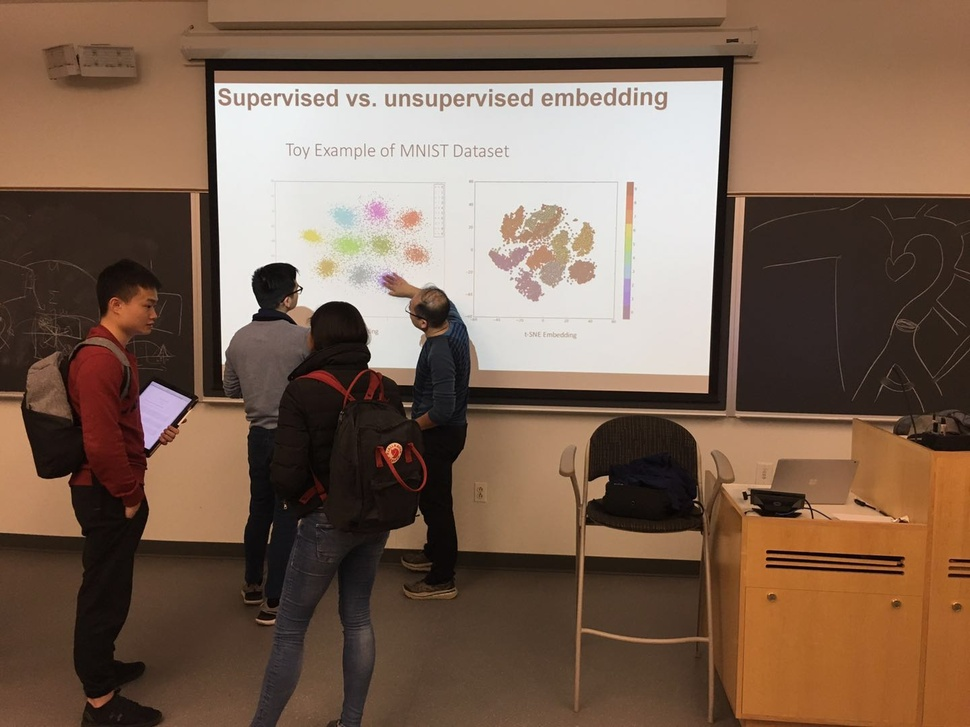
#> input picture 1L.jpg, 970 x 727 px, shrunk from 1440 x 1080 before the run
$ python team_miv_wrapper.py
#> lines starting #> are read from the running program, lines starting #| are printed output that depends on the picture
### helpers.py
'''
  File name: helpers.py
  Author: Matt Lisle
  Date created: 10/24/18
'''


def rgb2gray(rgb):
    import numpy as np
    return np.dot(rgb[...,:3], [0.299, 0.587, 0.114])


def interp2(v, xq, yq):
	import numpy as np
	import pdb


	if len(xq.shape) == 2 or len(yq.shape) == 2:
		dim_input = 2
		q_h = xq.shape[0]
		q_w = xq.shape[1]
		xq = xq.flatten()
		yq = yq.flatten()

	h = v.shape[0]
	w = v.shape[1]
	if xq.shape != yq.shape:
		raise 'query coordinates Xq Yq should have same shape'


	x_floor = np.floor(xq).astype(np.int32)
	y_floor = np.floor(yq).astype(np.int32)
	x_ceil = np.ceil(xq).astype(np.int32)
	y_ceil = np.ceil(yq).astype(np.int32)

	x_floor[x_floor<0] = 0
	y_floor[y_floor<0] = 0
	x_ceil[x_ceil<0] = 0
	y_ceil[y_ceil<0] = 0

	x_floor[x_floor>=w-1] = w-1
	y_floor[y_floor>=h-1] = h-1
	x_ceil[x_ceil>=w-1] = w-1
	y_ceil[y_ceil>=h-1] = h-1

	v1 = v[y_floor, x_floor]
	v2 = v[y_floor, x_ceil]
	v3 = v[y_ceil, x_floor]
	v4 = v[y_ceil, x_ceil]

	lh = yq - y_floor
	lw = xq - x_floor
	hh = 1 - lh
	hw = 1 - lw

	w1 = hh * hw
	w2 = hh * lw
	w3 = lh * hw
	w4 = lh * lw

	interp_val = v1 * w1 + w2 * v2 + w3 * v3 + w4 * v4

	if dim_input == 2:
		return interp_val.reshape(q_h,q_w)
	return interp_val


# [54 lines left out: functions warp_image, inlier_cost_func, not called in this run]

### corner_detector.py
'''
  File name: corner_detector.py
  Author:
  Date created:
'''

'''
  File clarification:
    Detects corner features in an image. You can probably find free “harris” corner detector on-line,
    and you are allowed to use them.
    - Input img: H × W matrix representing the gray scale input image.
    - Output cimg: H × W matrix representing the corner metric matrix.
'''

def corner_detector(img):
	import numpy as np
	from skimage.feature import corner_harris

	img = np.pad(img, ((20, 20), (20, 20)), mode="symmetric")
	cimg = corner_harris(img, k=0.02, sigma=1.4)
	return cimg[20:-20, 20:-20]

### anms.py
'''
  File name: anms.py
  Author:
  Date created:
'''

'''
  File clarification:
    Implement Adaptive Non-Maximal Suppression. The goal is to create an uniformly distributed
    points given the number of feature desired:
    - Input cimg: H × W matrix representing the corner metric matrix.
    - Input max_pts: the number of corners desired.
    - Outpuy x: N × 1 vector representing the column coordinates of corners.
    - Output y: N × 1 vector representing the row coordinates of corners.
    - Output rmax: suppression radius used to get max pts corners.
'''


def anms(cimg, max_pts):
  import numpy as np
  from time import time
  from scipy import signal

  # Initialize array of minimum radii
  minimum_r = np.ones(cimg.shape)

  # Will be needing these later
  h, w = cimg.shape

  # ---------- Part 1: Find points that are local maxima --------- #
  # Define 4 kernels that will allow us to compare to 4-nearest pixel neighbors
  # Switched from 0.9 to 1 and got better performance
  left  = np.array([ 0, 1, -1]).reshape(1, 3)
  right = np.array([-1, 1,  0]).reshape(1, 3)
  up    = np.array([ 0, 1, -1]).reshape(3, 1)
  down  = np.array([-1, 1,  0]).reshape(3, 1)

  # Generate comparison array, one array along 0th dim for each neighbor
  comps = np.zeros((4, h, w))
  comps[0:, ...] = signal.convolve2d(cimg,  left, mode="same")
  comps[1:, ...] = signal.convolve2d(cimg, right, mode="same")
  comps[2:, ...] = signal.convolve2d(cimg,    up, mode="same")
  comps[3:, ...] = signal.convolve2d(cimg,  down, mode="same")

  # Use comps to create 2d array of local maxima
  max_locs = np.all(comps > 0, axis=0)

  # ---------- Part 2: Loop through all points and find radii ---------- #
  # Initialize x and y with locations where points clear 4 nearest neighbors
  y, x = np.where(max_locs)
  values = cimg[max_locs]

  # Debugging print statement
  total = cimg.shape[0] * cimg.shape[1]
  maxes = len(values)
  print("%d maxima from %d points" % (maxes, total))

  # Sort these values in decreasing order
  sorter = np.argsort(-values)
  x = x[sorter]
  y = y[sorter]
  values = values[sorter]

  # Initialize array of radii for each interest point, already know value for first pt
  radii = np.zeros(len(values))
  radii[0] = np.nan_to_num(np.Inf)

  # Compute the Euclidean distance of every interest point to every other interest point
  # x1, x2 = np.meshgrid(x, x)
  # y1, y2 = np.meshgrid(y, y)
  # distances = np.abs(x1 - x2) + np.abs(y1 - y2)

  # Compute the Euclidean distance of every interest point to every other interest point
  distances = np.zeros(len(values))
  for i in range(1, len(values)):
    distances = np.sqrt(np.square(x[:i] - x[i]) + np.square(y[:i] - y[i]))
    radii[i] = np.amin(distances)

  # Take advantage of sorted order to ignore values less than the value of the interest point for each row
  # distances = np.triu(distances)

  # Finally, fill in the rest of the radii
  # radii[1:] = np.amin(distances, axis=0)[1:]

  # ---------- Part 3: Construct outputs based on max_pts ---------- #
  sorter = np.argsort(-radii)
  x = x[sorter]
  y = y[sorter]
  radii = radii[sorter]

  # If we've asked for more than we've got, let the user know
  if max_pts > len(x):
    print("Actual number of points: " + str(len(x)))
    rmax = radii[-1]

  # Otherwise cut out the fat and index the max radius
  else:
    x = x[:max_pts]
    y = y[:max_pts]
    rmax = radii[max_pts - 1]

  return x, y, rmax

### feat_desc.py
'''
  File name: feat_desc.py
  Author:
  Date created:
'''

'''
  File clarification:
    Extracting Feature Descriptor for each feature point. You should use the subsampled image around each point feature,
    just extract axis-aligned 8x8 patches. Note that it’s extremely important to sample these patches from the larger 40x40
    window to have a nice big blurred descriptor.
    - Input img: H × W matrix representing the gray scale input image.
    - Input x: N × 1 vector representing the column coordinates of corners.
    - Input y: N × 1 vector representing the row coordinates of corners.
    - Outpuy descs: 64 × N matrix, with column i being the 64 dimensional descriptor (8 × 8 grid linearized) computed at location (xi , yi) in img.
'''

def feat_desc(img, x, y):
  import numpy as np
  from helpers import interp2
  from scipy.ndimage import filters
  from scipy import signal

  # Initialize output array
  descs = np.zeros((64, len(x)))

  # Default meshgrid
  defx, defy = np.meshgrid(np.arange(-17.5, 22.5, 5), np.arange(-17.5, 22.5, 5))

  # Pad the img array so we can include the edge pixels in the 36 x 36 window
  padded = np.pad(img, ((18, 18), (18, 18)), mode="symmetric")  # may want to change the mode here if results are bad

  # Account for the padding in x and y of interest points
  x = x + 18
  y = y + 18

  # Create gaussian filtered image to sample from of size 5 x 5
  # filtered = filters.gaussian_filter(padded, sigma=1, mode="same", truncate=2)
  # G = signal.gaussian(25, 1).reshape(5, 5)
  # filtered = signal.convolve2d(padded, G, mode="same")
  filtered = padded

  # Get orientations of interest points for to rotate sampling window
  dx_img, dy_img = np.gradient(filtered, axis=(1, 0))
  ori = np.arctan2(dy_img, dx_img)
  ori[ori > np.pi] = ori[ori > np.pi] - np.pi
  ori[ori < 0] = ori[ori < 0] + np.pi

  # For plotting boxes and orientations around interest points
  boxes = np.zeros((5, 2, len(x)))
  oris = np.zeros((2, 2, len(x)))
  xcorners = np.array([0, -1, -1, 0, 0])
  ycorners = np.array([0, 0, -1, -1, 0])

  # Loop over all descriptors in descs
  for j in range(descs.shape[1]):

    # Create a rotation matrix by which we will rotate the meshgrid
    theta = -ori[y[j], x[j]]
    # if j == 0:
    #   print(theta, ori[y[j], x[j]], y[j], x[j])
    R = np.array([[np.cos(theta), np.sin(theta)], [-np.sin(theta), np.cos(theta)]])
    rotx, roty = np.einsum('ji, mni -> jmn', -R, np.dstack([defx, defy]))

    # Generate the 64 pixel locations in the form of a meshgrid
    thisx = rotx + x[j]
    thisy = roty + y[j]

    # For plotting boxes and orientations around interest points
    boxes[:, :, j] = np.dstack([thisx[xcorners, ycorners], thisy[xcorners, ycorners]]) - 18
    oris[:, :, j] = np.array([[x[j], x[j] + 50 * np.cos(-theta)], [y[j], y[j] + 50 * np.sin(-theta)]]) - 18
    # if j == 0:
    #   print(theta, oris[:,:,j])

    # Get the pixel values at those locations
    values = interp2(img, thisx, thisy)

    # Normalize the values to mu = 0, sigma = 1
    values = (values - np.mean(values)) / np.std(values)

    # Save the data into descs
    descs[:, j] = values.reshape(64)

  return descs, boxes, oris, ori

### team_miv_wrapper.py
'''
  File name:
  Author: Shiv, Matt
  Date created: 10/25/2018
'''

import numpy as np
from PIL import Image
import matplotlib.pyplot as plt
from helpers import rgb2gray
from corner_detector import corner_detector
from anms import anms
from feat_desc import feat_desc

path1 = "1L.jpg"
img1 = Image.open(path1)
#> img1 is the input picture: PIL image 970x727 RGB; mean R, G, B 123.4, 98.5, 81.5
img1 = np.array(img1)[..., :3]
gray1 = rgb2gray(img1)

max_pts = 50

cimg1 = corner_detector(gray1)
#> in corner_detector, `cimg = corner_harris(img, k=0.02, sigma=1.4)`:
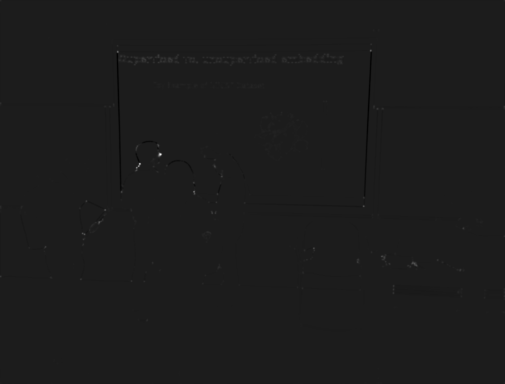
#> cimg: shape (767, 1010) float64 (shown at 1/2 size); min -2.54e+09, max 2.05e+10, mean 4269587.4; drawn with min black and max white
x1, y1, rmax1 = anms(cimg1, max_pts)
#> in anms, `y, x = np.where(max_locs)`:
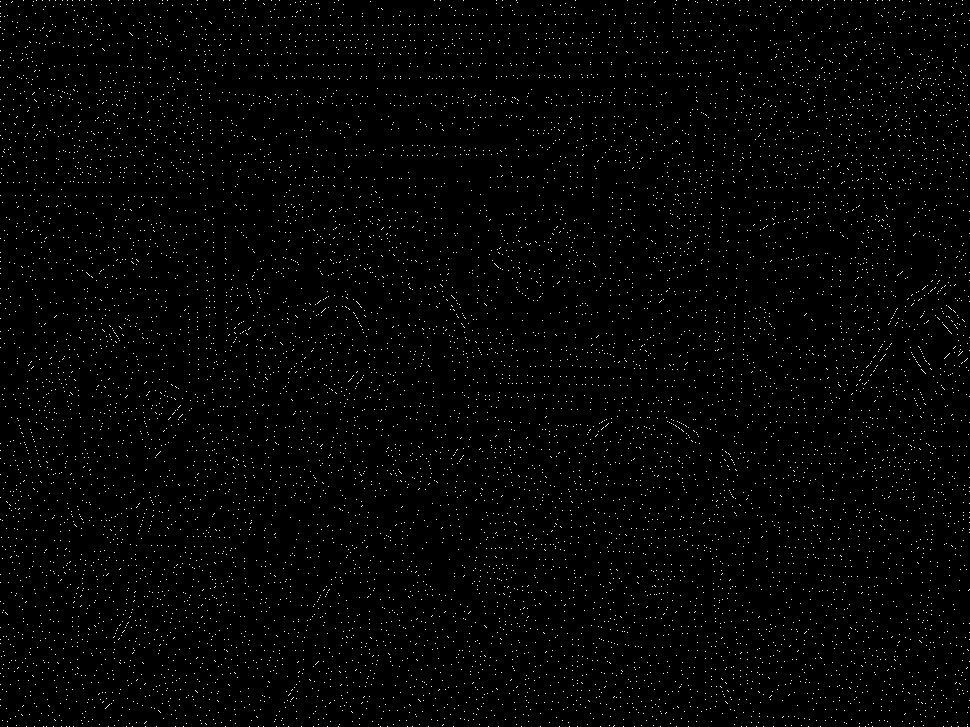
#> max_locs: shape (727, 970) bool; 1.5% white in thin lines or dots
#> in anms, `values = cimg[max_locs]`: values = 10870 values, max 2.05e+10 at index 4026, min -142343868 at index 8165, mean 67533325.3
#> in anms, `maxes = len(values)`: maxes = 10870
#| 10870 maxima from 705190 points
#> in anms, `sorter = np.argsort(-values)`: sorter = 10870 values, max 10869 at index 3296, min 0 at index 4333, mean 5434.5
#> in anms, `x = x[sorter]`: x = 10870 values, max 969 at index 732, min 0 at index 678, mean 484.1
#> in anms, `y = y[sorter]`: y = 10870 values, max 726 at index 629, min 0 at index 1268, mean 371.8
#> in anms, `values = values[sorter]`: values = 10870 values, max 2.05e+10 at index 0, min -142343868 at index 10869, mean 67533325.3
#> in anms, `radii = np.zeros(len(values))`: radii = 10870 values from 0 to 0
#> the loop in anms, `for i in range(1, len(values)):` made 10869 passes
#> distances on passes 1 to 3: [46.1], [50.12, 5.39], [55.07, 10, 5]
#> after the loop in anms, `for i in range(1, len(values)):`: radii = 10870 values, max 1.8e+308 at index 0, min 1.41 at index 22, mean 1.65e+304
#> in anms, `sorter = np.argsort(-radii)`: sorter = 10870 values, max 10869 at index 8996, min 0 at index 0, mean 5434.5
#> in anms, `x = x[sorter]`: x = 10870 values, max 969 at index 49, min 0 at index 57, mean 484.1
#> in anms, `y = y[sorter]`: y = 10870 values, max 726 at index 10, min 0 at index 73, mean 371.8
#> in anms, `radii = radii[sorter]`: radii = 10870 values, max 1.8e+308 at index 0, min 1.41 at index 10022, mean 1.65e+304
#> in anms, `x = x[:max_pts]`: x = 50 values, max 969 at index 49, min 23 at index 20, mean 540.3
#> in anms, `y = y[:max_pts]`: y = 50 values, max 726 at index 10, min 2 at index 34, mean 384.4
#> in anms, `rmax = radii[max_pts - 1]`: rmax = 58.14
#> x1 has the same summary as x in anms; y1 has the same summary as y in anms; rmax1 = 58.14
descs1, boxes1, oris1, ori1 = feat_desc(gray1, x1, y1)
#> in feat_desc, `padded = np.pad(img, ((18, 18), (18, 18)), mode="symmetric")`:
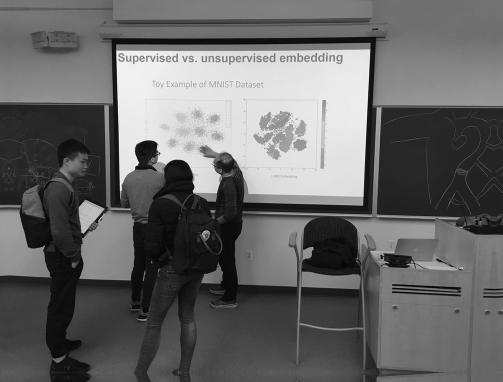
#> padded: shape (763, 1006) float64 (shown at 1/2 size); min 0.897, max 255, mean 103.3
#> in feat_desc, `x = x + 18`: x = 50 values, max 987 at index 49, min 41 at index 20, mean 558.3
#> in feat_desc, `y = y + 18`: y = 50 values, max 744 at index 10, min 20 at index 34, mean 402.4
#> in feat_desc, `dx_img, dy_img = np.gradient(filtered, axis=(1, 0))`:
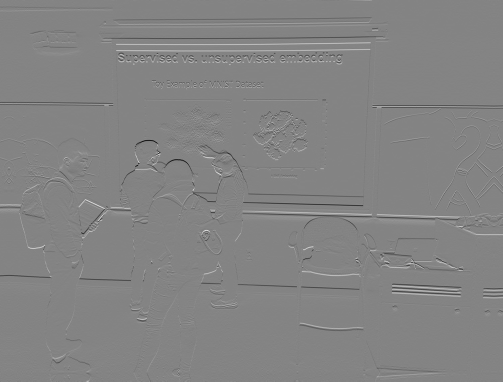
#> dy_img: shape (763, 1006) float64 (shown at 1/2 size); min -119.5, max 111.5, mean -0.1; drawn with min black and max white
#> in feat_desc, `ori[ori < 0] = ori[ori < 0] + np.pi`:
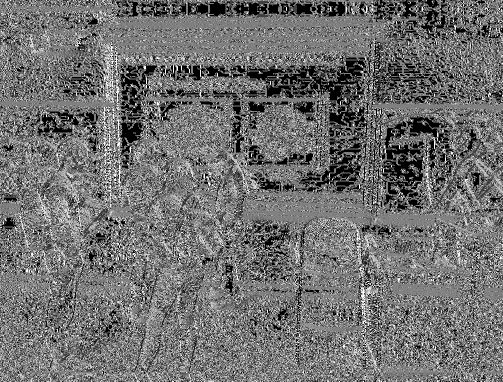
#> ori: shape (763, 1006) float64 (shown at 1/2 size); min 0, max 3.14, mean 1.39; drawn with min black and max white
#> the loop in feat_desc, `for j in range(descs.shape[1]):` made 50 passes
#> (theta, R) on passes 1 to 8: (-0.242, [[0.971, -0.24], [0.24, 0.971]]), (-2.18, [[-0.57, -0.822], [0.822, -0.57]]), (-0.704, [[0.762, -0.647], [0.647, 0.762]]), (-0.983, [[0.555, -0.832], [0.832, 0.555]]), (-0.726, [[0.748, -0.664], [0.664, 0.748]]), (-2.37, [[-0.717, -0.697], [0.697, -0.717]]), (-1.36, [[0.207, -0.978], [0.978, 0.207]]), (-1.57, [[6.12e-17, -1], [1, 6.12e-17]])
#> after the loop in feat_desc, `for j in range(descs.shape[1]):`:
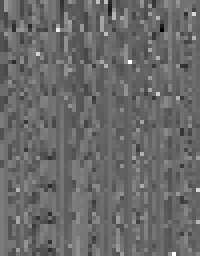
#> descs: shape (64, 50) float64 (shown 4 times larger); min -5.61, max 7.9, mean -5.28e-16; drawn with min black and max white

plt.imshow(img1)

plt.imshow(cimg1)

# [5 lines of commented-out code are left out]

path2 = "1M.jpg"
#> (the run stopped early here; a loop or call above may not have finished)

$ run again, with cars-1.jpg copied over 1L.jpg
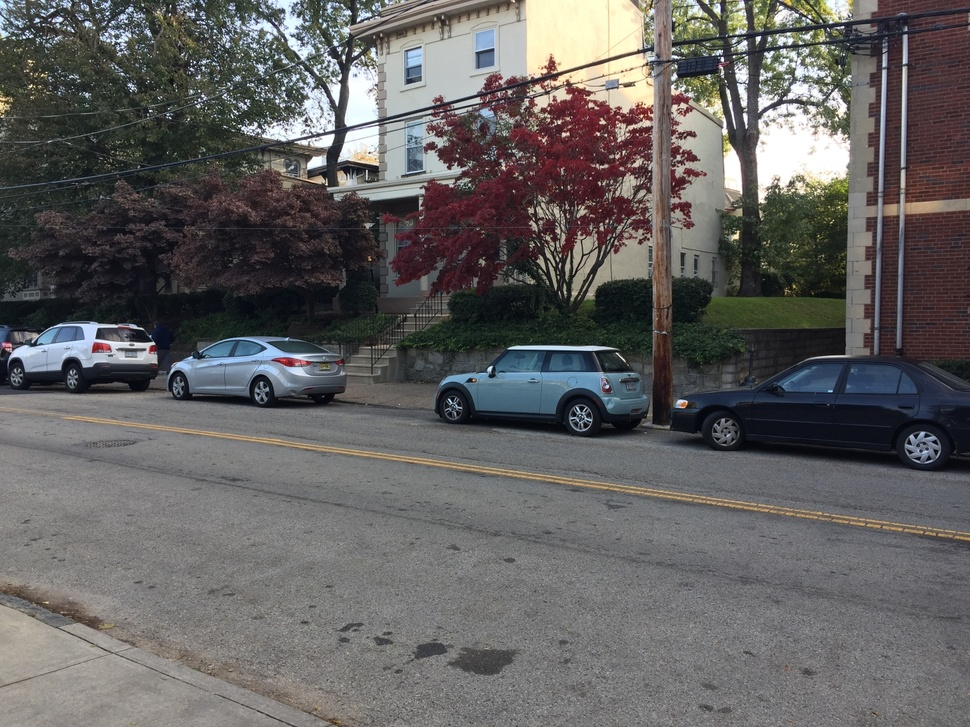
#> input picture cars-1.jpg, 970 x 727 px, shrunk from 1500 x 1125 before the run
#> img1 is the input picture: PIL image 970x727 RGB; mean R, G, B 98.7, 97.3, 96.7
#> in anms, `y, x = np.where(max_locs)`:
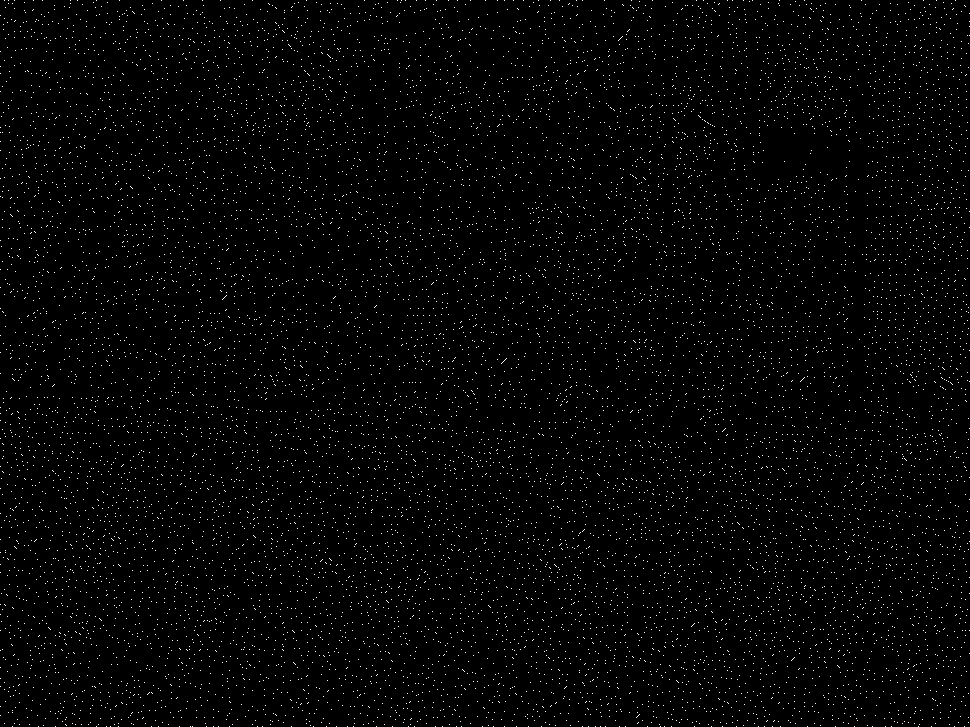
#> max_locs: shape (727, 970) bool; 1.7% white in thin lines or dots
#> in anms, `values = cimg[max_locs]`: values = 12010 values, max 1.93e+10 at index 620, min -846122252.7 at index 5349, mean 489827809.1
#> maxes = 12010
#| 12010 maxima from 705190 points
#> in anms, `sorter = np.argsort(-values)`: sorter = 12010 values, max 12009 at index 10257, min 0 at index 1468, mean 6004.5
#> in anms, `x = x[sorter]`: x = 12010 values, max 969 at index 1619, min 0 at index 360, mean 485.1
#> in anms, `y = y[sorter]`: y = 12010 values, max 726 at index 1805, min 0 at index 159, mean 377.8
#> in anms, `values = values[sorter]`: values = 12010 values, max 1.93e+10 at index 0, min -846122252.7 at index 12009, mean 489827809.1
#> in anms, `radii = np.zeros(len(values))`: radii = 12010 values from 0 to 0
#> the loop in anms, `for i in range(1, len(values)):` made 12009 passes
#> distances on passes 1 to 3: [42.06], [436.9, 396.5], [678, 635.9, 275.2]
#> after the loop in anms, `for i in range(1, len(values)):`: radii = 12010 values, max 1.8e+308 at index 0, min 1.41 at index 13, mean 1.5e+304
#> in anms, `sorter = np.argsort(-radii)`: sorter = 12010 values, max 12009 at index 7806, min 0 at index 0, mean 6004.5
#> in anms, `x = x[sorter]`: x = 12010 values, max 969 at index 21, min 0 at index 203, mean 485.1
#> in anms, `y = y[sorter]`: y = 12010 values, max 726 at index 4, min 0 at index 60, mean 377.8
#> in anms, `radii = radii[sorter]`: radii = 12010 values, max 1.8e+308 at index 0, min 1.41 at index 11177, mean 1.5e+304
#> in anms, `x = x[:max_pts]`: x = 50 values, max 969 at index 21, min 31 at index 39, mean 500.6
#> in anms, `y = y[:max_pts]`: y = 50 values, max 726 at index 4, min 20 at index 10, mean 381.1
#> rmax = 57.31
#> x1 has the same summary as x in anms; y1 has the same summary as y in anms
#> in feat_desc, `x = x + 18`: x = 50 values, max 987 at index 21, min 49 at index 39, mean 518.6
#> in feat_desc, `y = y + 18`: y = 50 values, max 744 at index 4, min 38 at index 10, mean 399.1
#> the loop in feat_desc, `for j in range(descs.shape[1]):` made 50 passes
#> (theta, R) on passes 1 to 8: (-2.15, [[-0.545, -0.839], [0.839, -0.545]]), (-1.89, [[-0.316, -0.949], [0.949, -0.316]]), (-0.139, [[0.99, -0.139], [0.139, 0.99]]), (-2.75, [[-0.925, -0.38], [0.38, -0.925]]), (-2.32, [[-0.685, -0.729], [0.729, -0.685]]), (-2.66, [[-0.886, -0.464], [0.464, -0.886]]), (-2.7, [[-0.904, -0.427], [0.427, -0.904]]), (-2.14, [[-0.539, -0.842], [0.842, -0.539]])
#> after the loop in feat_desc, `for j in range(descs.shape[1]):`:
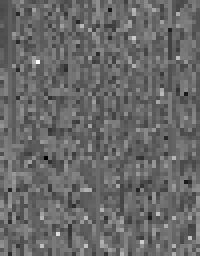
#> descs: shape (64, 50) float64 (shown 4 times larger); min -4.8, max 6.85, mean -7.11e-17; drawn with min black and max white
